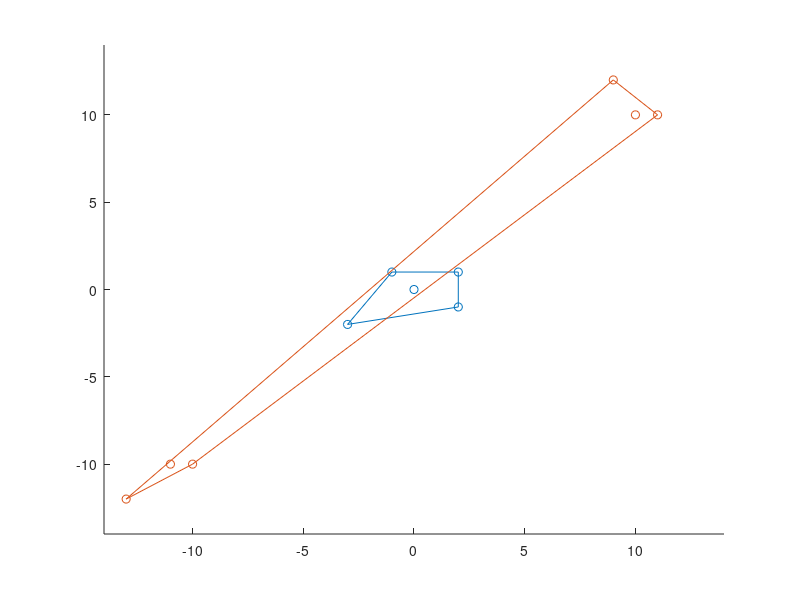

Write the MATLAB code that produced this figure.
%function matlab( )

A_x = [ 0 -1 -3  2  2];
A_y = [ 0  1 -2 -1  1];

B_x = [-11 -13 -10  10  11   9];
B_y = [-10 -12 -10  10  10  12];
     
hold on
scatter(A_x, A_y, 'ro');
scatter(B_x, B_y, 'k*');

ch1 = convhull(A_x, A_y);
ch2 = convhull(B_x, B_y);
axis([-14 14 -14 14]);
plot(A_x(ch1), A_y(ch1));
plot(B_x(ch2), B_y(ch2));
